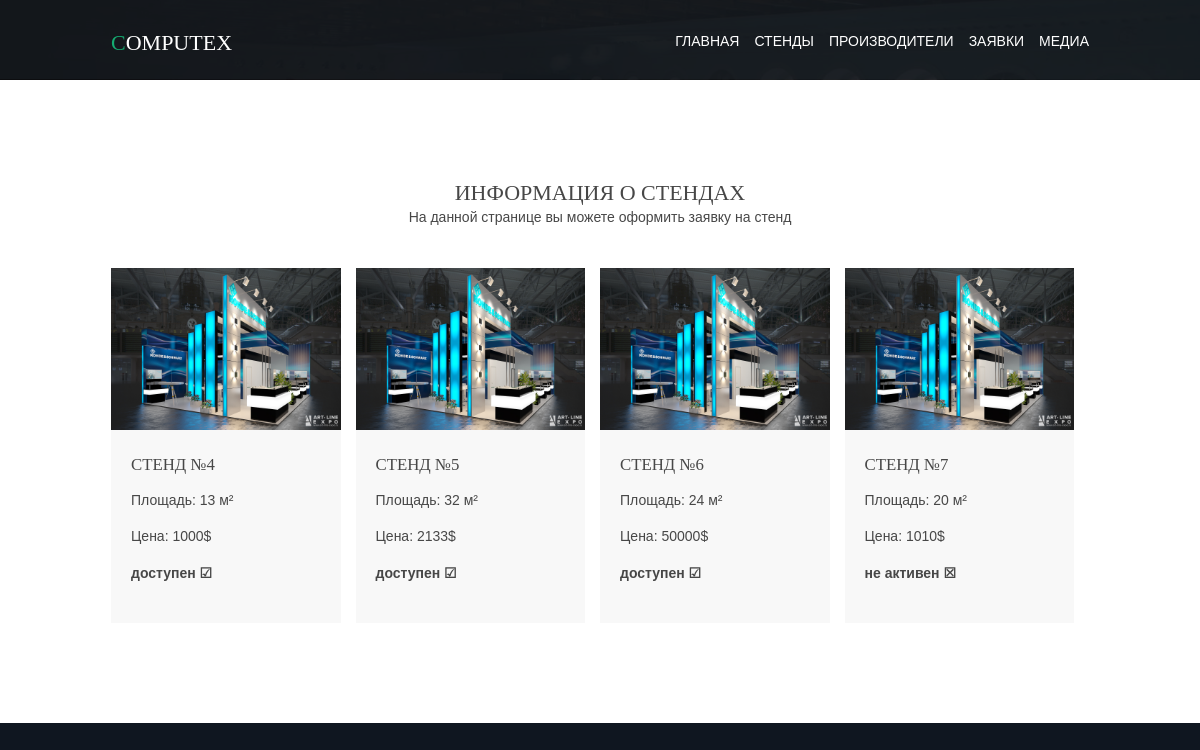
The page /stands on the database its author committed.
### base/models.py (models this page shows, shortened)
class Stands(models.Model):
    price = models.IntegerField(default=1000, verbose_name='Цена')
    supplier = models.ForeignKey(Supplier, on_delete=models.CASCADE, related_name='stand_supplier',
                                 verbose_name='Производитель')
    amount = models.IntegerField(verbose_name='Количество')
    is_active = models.BooleanField(default=True, verbose_name='Активный')
    square = models.IntegerField(default=10, verbose_name='Площадь м2')
    class Meta:
        verbose_name = 'Стенд'
        verbose_name_plural = 'Стенды'

### base/views.py (the view)
# urls.py: path('stands', views.stands, name='stands'),
def stands(request):
    stand = Stands.objects.all()
    return render(request, 'base/stands.html', {'stands': stand})

### base/templates/base/stands.html (shortened to what this page needs)
{% extends 'base/layout.html' %} {% load static %} {% block content %}
<div class="wrapper row3">
    <section class="hoc container clear">
        <div class="sectiontitle">
            <h6 class="heading">Информация о стендах</h6>
            <p>На данной странице вы можете оформить заявку на стенд</p>
        </div>
        <div class="group latest">
            {% for st in stands %}
            <article class="one_third first">
                <figure>
                    {% if st.is_active %}
                    <a href="{% url 'stands_view' st.id %}"><img src="{% static 'base/img/stand.jpg' %}" alt=""></a>
                    {% else %}
                    <img src="{% static 'base/img/stand.jpg' %}" alt=""> {% endif %}
                </figure>
                <div class="txtwrap">
                    <h4 class="heading">Стенд №{{st.id}}</h4>
                    <p>Площадь: {{st.square}} м²</p>
                    <p>Цена: {{st.price}}$</p>
                    {% if st.is_active %}
                    <p style="font-weight: bold;">доступен &#9745;</p>
                    {% else %}
                    <p style="font-weight: bold;">не активен &#9746;</p>
                    {% endif %}
                </div>
            </article>
            {% endfor %}
        </div>
    </section>
</div>
{% endblock %} {% block title %}Stands page{% endblock %}

### base/templates/base/layout.html (shortened to what this page needs)
{% load static %}
<!DOCTYPE html>
<html lang="en">
<head>
    <link rel="stylesheet" href="{% static 'base/css/main.css' %}">
</head>
<body>
    <div class="bgded">
        <div class="wrapper row1 overlay">
            <header id="header" class="hoc clear">
                <div id="logo" class="fl_left">
                    <h1><a href="{% url 'home' %}">Computex</a></h1>
                </div>
                <nav id="mainav" class="fl_right">
                    <ul class="clear">
                        <li><a href="{% url 'home' %}">Главная</a></li>
                        <li><a href="{% url 'stands' %}">Стенды</a>
                            <li><a href="{% url 'suppliers' %}">Производители</a></li>
                            <li><a href="{% url 'applications' filter='-date' %}">Заявки</a></li>
                            <li><a href="{% url 'media' %}">Медиа</a></li>
                    </ul>
                </nav>
            </header>
        </div>
        {% block content %} {% endblock %}
    </div>
</body>
</html>

### base/static/base/css/main.css (style rules this page uses)
.row1 { border-bottom: 1px solid; }
#header #logo { margin: 30px 0 0 0; }
#header #logo h1 { margin: 0; padding: 0; font-size: 22px; }
.container { padding: 100px 0; }
.sectiontitle { display: block; max-width: 55%; margin: 0 auto 40px; text-align: center; }
.sectiontitle * { margin: 0; }
.latest article figure { display: block; position: relative; }
.latest article .txtwrap { padding: 25px 20px; }
.latest article .txtwrap .heading { margin: 0; font-size: 1.2rem; }
*, *::before, *::after { transition: all .28s ease-in-out; }
nav ul, nav ol { margin: 0; padding: 0; list-style: none; }
#mainav, #breadcrumb, .sidebar nav { line-height: normal; }
#mainav ul.clear { margin-top: 3px; }
#mainav ul { text-transform: uppercase; }
#mainav li { display: inline-block; position: relative; margin: 0 15px 0 0; padding: 0; }
#mainav li:last-child { margin-right: 0; }
#mainav li a { display: block; padding: 30px 0; }
body { color: #A8A7A6; background-color: #0F1620; }
a { color: #15AD72; }
.overlay { color: #FFFFFF; background-color: inherit; }
.overlay::after { color: inherit; background-color: rgba(27, 32, 38, .55); }
.row1 { color: #FFFFFF; background-color: rgba(15, 17, 20, 0.8); border-color: rgba(12, 11, 11, 0.1); }
.row3 { color: #474747; background-color: #FFFFFF; }
#header #logo a { color: inherit; }
#header #logo a:hover, #header #logo ::first-letter { color: #15AD72; transform: scale(1.05) }
.latest article .txtwrap { color: inherit; background-color: #F8F8F8; }
#mainav li a { color: inherit; }
@media screen and (min-width:978px) { .hoc { max-width: 978px; } }

### base/static/base/css/framework.css (style rules this page uses)
html { overflow-y: scroll; overflow-x: hidden; }
html, body { margin: 0; padding: 0; font-size: 14px; line-height: 1.6em; }
*, *::before, *::after { box-sizing: border-box; }
.overlay { position: relative; z-index: 1; }
.overlay::after { display: block; position: absolute; top: 0; left: 0; width: 100%; height: 100%; content: ""; z-index: -1; }
.bgded { background-position: center; background-repeat: no-repeat; background-size: 100%; background-image: url("../img/back2.jpg"); }
.clear, .group { justify-content: center; display: flex; }
.clear::before, .clear::after, .group::before, .group::after { display: table; content: ""; }
.clear, .clear::after, .group, .group::after { clear: both; }
a { outline: none; text-decoration: none; }
.fl_left, .imgl { float: left; }
.fl_right, .imgr { float: right; }
img { width: auto; max-width: 100%; height: auto; margin: 0; padding: 0; border: none; line-height: normal; vertical-align: middle; }
body, input, textarea, select { font-family: Verdana, Geneva, sans-serif; }
h1, h2, h3, h4, h5, h6, .heading { font-family: Georgia, "Times New Roman", Times, serif; }
h1, h2, h3, h4, h5, h6, .heading { margin: 0 0 20px 0; font-size: 22px; line-height: normal; font-weight: normal; text-transform: uppercase; }
.wrapper { display: block; position: relative; width: 100%; margin: 0; padding: 0; text-align: left; word-wrap: break-word; }
.hoc { display: block; margin: 0 auto; }
address, article, aside, figcaption, figure, footer, header, main, nav, section { display: block; margin: 0; padding: 0; }
.one_half, .one_third, .two_third, .one_quarter, .two_quarter, .three_quarter { display: inline-block; float: left; margin: 0 0 0 3.06748466257669%; list-style: none; }
.first { margin-left: 0; clear: left; }
.one_third { margin-right: 15px; width: 31.28834355828221%; }

### rows shown on the page
Stands: id "4", square "13", price "1000", is_active "доступен ☑"
Stands: id "5", square "32", price "2133", is_active "доступен ☑"
Stands: id "6", square "24", price "50000", is_active "доступен ☑"
Stands: id "7", square "20", price "1010", is_active "не активен ☒"
